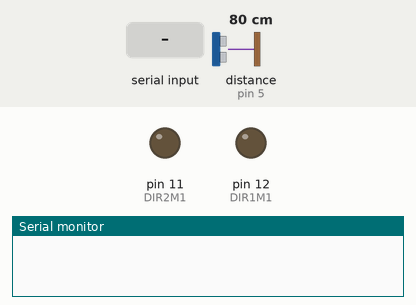
Recording of a sketch running on a simulated Arduino Uno, built with avr-gcc and run on an emulated ATmega328P. Parts: output pins drawn as LEDs (lit = HIGH), the last lines printed to the serial monitor. Wiring (inferred from the names in the program): ultrasonic range finder: trigger pin 4; echo pin 5. The inputs (shaded band) are chosen by the test bench; at power-on: distance to the obstacle (sensor on pin 5) 80 cm. The echo pulse lasts 58.3 µs per cm; pins used as bus, display or sensor lines are not drawn.

Above: at 1.2 s.
1.3 s: "F" received over the second serial link
At 2.5 s:
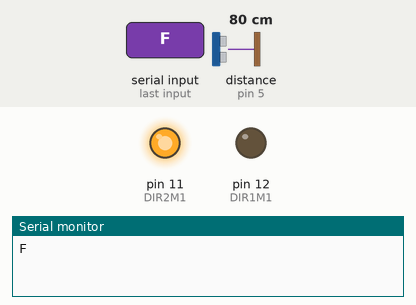
2.8 s: "B" received over the second serial link
At 3.7 s:
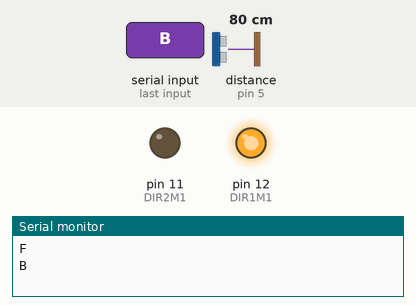
4.3 s: "S" received over the second serial link
At 4.8 s:
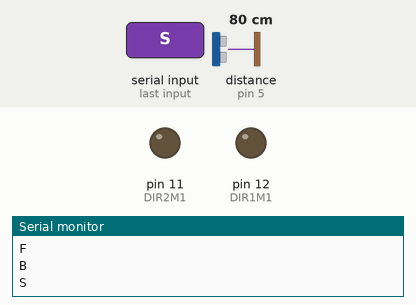
Timing chart, 0 to 7.3 s (numbered marks = the images above; inputs shaded):
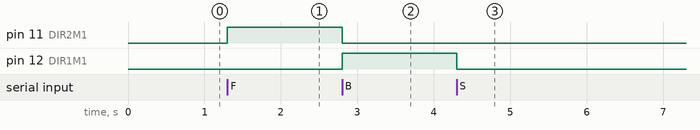

Measured:
- after the input at 1.3 s, pin 11 (DIR2M1): LOW → HIGH at once
- after the input at 2.8 s, pin 11 (DIR2M1): HIGH → LOW at once; pin 12 (DIR1M1): LOW → HIGH at once
- after the input at 4.3 s, pin 12 (DIR1M1): HIGH → LOW at once

The sketch:

bot3.ino
```cpp
#include <SoftwareSerial.h>
SoftwareSerial mySerial(7,8);//(TX,RX)

long duration;
int distance;

int trigPin=4;
int echoPin=5;
int n=0;
int DIR1M1=12;
int DIR2M1=11;
/////////////////////
char SERIAL_TEXT[50]; //var text serial

void cekBluetooth()
{
  mySerial.listen();
  while (mySerial.available() > 0) {
    char inByte = mySerial.read();
    Serial.println(inByte);
  }
}


void setup() {

  // put your setup code here, to run once:
  pinMode(11, OUTPUT);
  pinMode(12, OUTPUT);
  pinMode(trigPin, OUTPUT);
  pinMode(5,INPUT);
  Serial.begin(9600);
  mySerial.begin(9600);
}

void loop() {

  //cekBluetooth();
   digitalWrite(trigPin,LOW);
  delayMicroseconds(2);

  digitalWrite(trigPin, HIGH);
  delayMicroseconds(10);
  digitalWrite(trigPin, LOW);

  duration=pulseIn(echoPin, HIGH);

  distance=duration*0.034/2;
  if(distance>20)
  {
    play();
    n=0;
  }
  else
  {
       char inByte;
       while (mySerial.available() <= 0) {}
       inByte = mySerial.read();
       if(inByte=='F') front();

    else if(n=0)
    {
    digitalWrite(12,LOW);
    digitalWrite(11,HIGH);
    delay(1000);
    n=1;
    }
    digitalWrite(12,HIGH);
    digitalWrite(11,HIGH);
  }

}
void play()
{
 char inByte;
 while (mySerial.available() <= 0) {}
 inByte = mySerial.read();
 Serial.println(inByte);
 if(inByte=='S') stable();
 else if(inByte=='F') front();
 else if(inByte=='B') back();


}
void stable()
{
  digitalWrite(DIR1M1,LOW);
  digitalWrite(DIR2M1,LOW);

}
void front()
{
 digitalWrite(DIR1M1,LOW);
 digitalWrite(DIR2M1,HIGH);


}
void back()
{
  digitalWrite(DIR1M1,HIGH);
  digitalWrite(DIR2M1,LOW);


}
```
